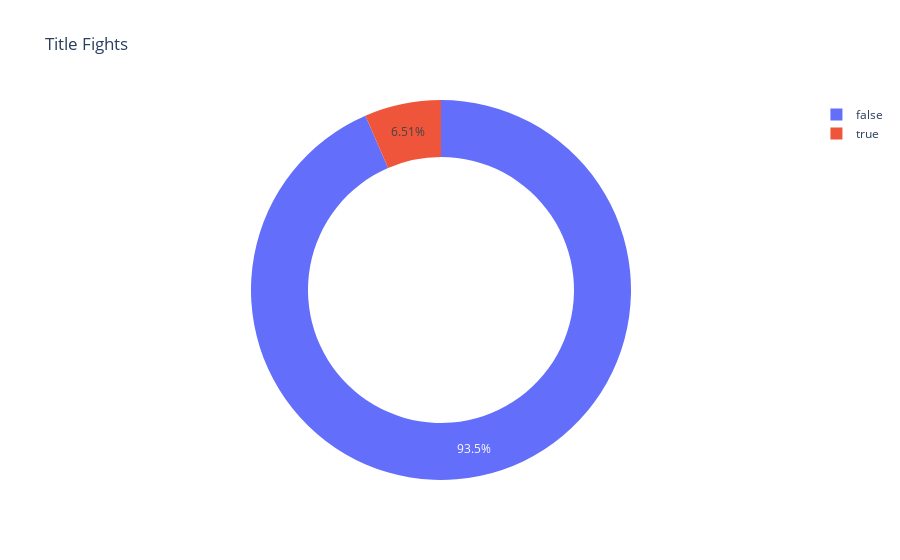

Here is the notebook cell this chart was saved with:
### Code cell
import numpy as np
labels = d
values = np.flip(c)
# Use `hole` to create a donut-like pie chart
fig2 = go.Figure(data=[go.Pie(labels=labels, values=values,hole=.7)])
fig2.update_layout(title_text='Title Fights', plot_bgcolor='rgb(64, 64, 64)')
fig2.show()

### Figure 1 — Plotly figure (JSON) as saved in the notebook; plotly's stock layout.template omitted (floating-point values rounded to 4 significant figures)
{"data": [{"hole": 0.7, "labels": [true, false], "type": "pie", "values": [335, 4809]}], "layout": {"plot_bgcolor": "rgb(64, 64, 64)", "title": {"text": "Title Fights"}}}
